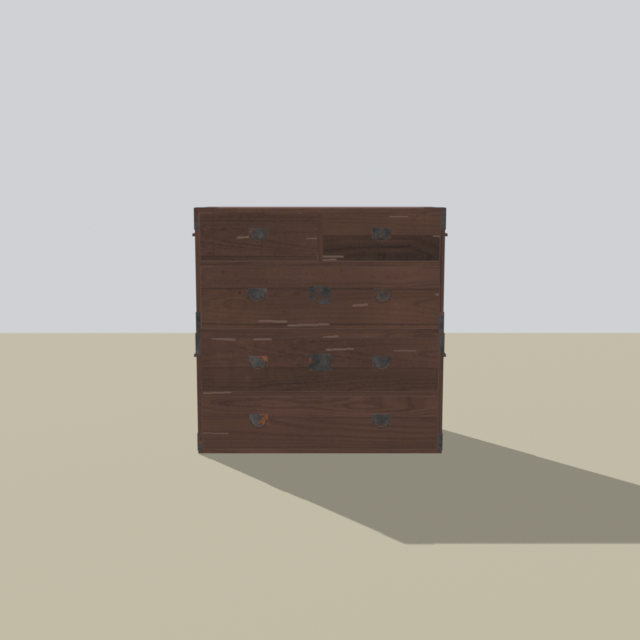
#> input picture spikes/effort_test/medium/renders/intact_front.png, 640 x 640 px; its folder holds 4 pictures in this run
$ python sheet.py
#> lines starting #> are read from the running program, lines starting #| are printed output that depends on the picture
"""Contact sheet of renders/*.png -> contact_sheet.png (2 rows: intact, ransacked)."""
import os
from PIL import Image, ImageDraw

HERE = os.path.dirname(os.path.abspath(__file__))
REN = os.path.join(HERE, "renders")
VIEWS = ["front", "3q", "back", "closeup", "side_handle", "lod2_3q", "lod3_3q"]
S = 360
img = Image.new("RGB", (S * len(VIEWS), (S + 24) * 2), (30, 30, 30))
#> img: PIL image 2520x768 RGB; every value is 30
d = ImageDraw.Draw(img)
for r, state in enumerate(("intact", "ransacked")):
    for c, v in enumerate(VIEWS):
        p = os.path.join(REN, "%s_%s.png" % (state, v))
        if os.path.isfile(p):
            img.paste(Image.open(p).convert("RGB").resize((S, S)), (c * S, r * (S + 24) + 24))
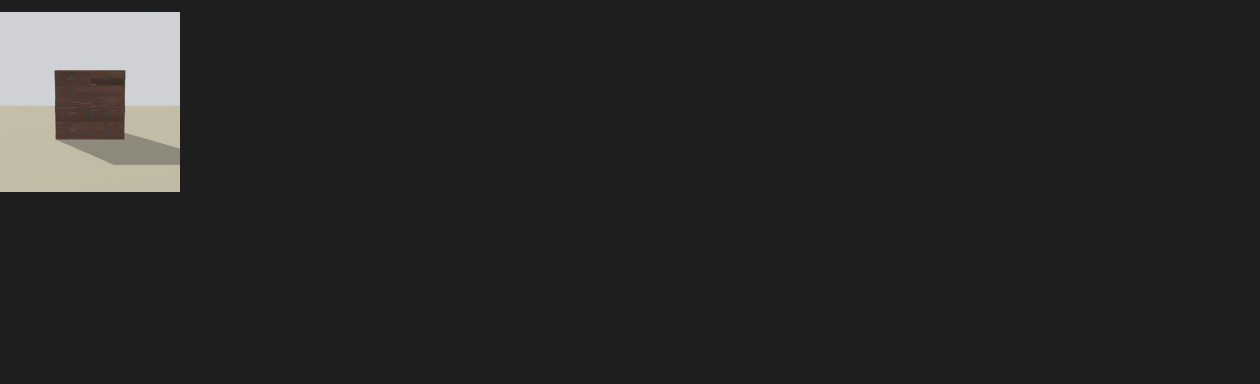
#> img: PIL image 2520x768 RGB (shown at 1/2 size); mean R, G, B 40, 39.7, 39.2
        d.text((c * S + 6, r * (S + 24) + 6), "%s / %s" % (state, v), fill=(240, 240, 240))
img.save(os.path.join(HERE, "contact_sheet.png"))
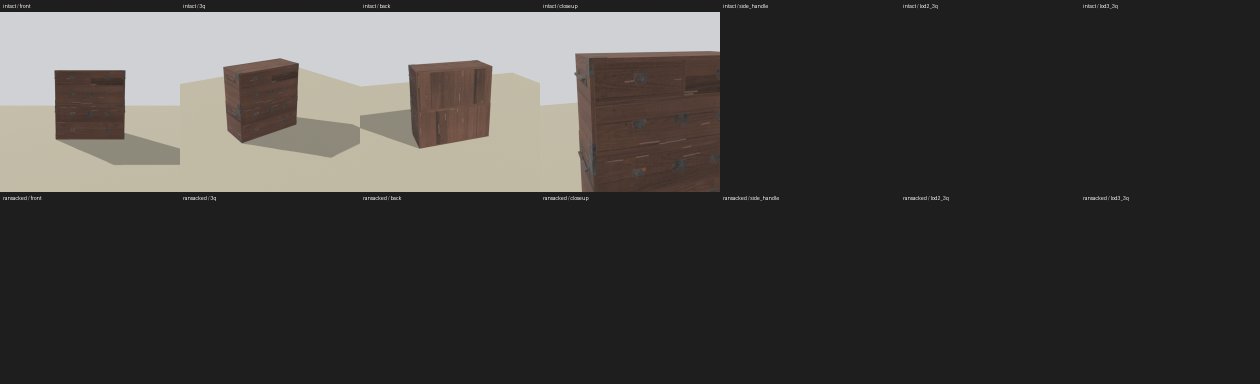
#> saved as contact_sheet.png: PIL image 2520x768 RGB (shown at 1/2 size); mean R, G, B 66.4, 64.5, 62.3
print("wrote contact_sheet.png", img.size)
#| wrote contact_sheet.png (2520, 768)
